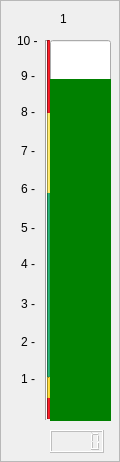
             <widget class="QFrame" name="frame_55">
              <property name="frameShape">
               <enum>QFrame::StyledPanel</enum>
              </property>
              <property name="frameShadow">
               <enum>QFrame::Raised</enum>
              </property>
              <widget class="QLCDNumber" name="lcdNumber_sea_water_pressure_bar">
               <property name="enabled">
                <bool>false</bool>
               </property>
               <property name="geometry">
                <rect>
                 <x>50</x>
                 <y>430</y>
                 <width>54</width>
                 <height>23</height>
                </rect>
               </property>
               <property name="sizePolicy">
                <sizepolicy hsizetype="Fixed" vsizetype="Minimum">
                 <horstretch>0</horstretch>
                 <verstretch>0</verstretch>
                </sizepolicy>
               </property>
               <property name="maximumSize">
                <size>
                 <width>54</width>
                 <height>16777215</height>
                </size>
               </property>
               <property name="layoutDirection">
                <enum>Qt::LeftToRight</enum>
               </property>
              </widget>
              <widget class="Line" name="line_109">
               <property name="geometry">
                <rect>
                 <x>47</x>
                 <y>191</y>
                 <width>3</width>
                 <height>186</height>
                </rect>
               </property>
               <property name="minimumSize">
                <size>
                 <width>0</width>
                 <height>0</height>
                </size>
               </property>
               <property name="maximumSize">
                <size>
                 <width>5</width>
                 <height>16777215</height>
                </size>
               </property>
               <property name="styleSheet">
                <string notr="true">background-color: rgb(38, 162, 105);</string>
               </property>
               <property name="orientation">
                <enum>Qt::Vertical</enum>
               </property>
              </widget>
              <widget class="QProgressBar" name="sea_water_pressure_bar">
               <property name="geometry">
                <rect>
                 <x>50</x>
                 <y>40</y>
                 <width>61</width>
                 <height>381</height>
                </rect>
               </property>
               <property name="styleSheet">
                <string notr="true">QProgressBar::chunk {
    background-color: green;
}</string>
               </property>
               <property name="maximum">
                <number>10</number>
               </property>
               <property name="value">
                <number>9</number>
               </property>
               <property name="textVisible">
                <bool>false</bool>
               </property>
               <property name="orientation">
                <enum>Qt::Vertical</enum>
               </property>
              </widget>
              <widget class="Line" name="line_110">
               <property name="geometry">
                <rect>
                 <x>45</x>
                 <y>40</y>
                 <width>2</width>
                 <height>380</height>
                </rect>
               </property>
               <property name="orientation">
                <enum>Qt::Vertical</enum>
               </property>
              </widget>
              <widget class="QLabel" name="label_383">
               <property name="geometry">
                <rect>
                 <x>21</x>
                 <y>371</y>
                 <width>24</width>
                 <height>16</height>
                </rect>
               </property>
               <property name="text">
                <string>1 -</string>
               </property>
              </widget>
              <widget class="Line" name="line_111">
               <property name="geometry">
                <rect>
                 <x>47</x>
                 <y>111</y>
                 <width>3</width>
                 <height>82</height>
                </rect>
               </property>
               <property name="minimumSize">
                <size>
                 <width>0</width>
                 <height>0</height>
                </size>
               </property>
               <property name="maximumSize">
                <size>
                 <width>5</width>
                 <height>16777215</height>
                </size>
               </property>
               <property name="styleSheet">
                <string notr="true">background-color: rgb(248, 228, 92);</string>
               </property>
               <property name="orientation">
                <enum>Qt::Vertical</enum>
               </property>
              </widget>
              <widget class="Line" name="line_112">
               <property name="geometry">
                <rect>
                 <x>47</x>
                 <y>40</y>
                 <width>3</width>
                 <height>73</height>
                </rect>
               </property>
               <property name="minimumSize">
                <size>
                 <width>0</width>
                 <height>0</height>
                </size>
               </property>
               <property name="maximumSize">
                <size>
                 <width>5</width>
                 <height>16777215</height>
                </size>
               </property>
               <property name="styleSheet">
                <string notr="true">background-color: rgb(224, 27, 36);</string>
               </property>
               <property name="orientation">
                <enum>Qt::Vertical</enum>
               </property>
              </widget>
              <widget class="QLabel" name="label_384">
               <property name="geometry">
                <rect>
                 <x>60</x>
                 <y>10</y>
                 <width>17</width>
                 <height>17</height>
                </rect>
               </property>
               <property name="text">
                <string>1</string>
               </property>
              </widget>
              <widget class="QLabel" name="label_385">
               <property name="geometry">
                <rect>
                 <x>21</x>
                 <y>334</y>
                 <width>24</width>
                 <height>16</height>
                </rect>
               </property>
               <property name="text">
                <string>2 -</string>
               </property>
              </widget>
              <widget class="QLabel" name="label_386">
               <property name="geometry">
                <rect>
                 <x>21</x>
                 <y>296</y>
                 <width>24</width>
                 <height>16</height>
                </rect>
               </property>
               <property name="text">
                <string>3 -</string>
               </property>
              </widget>
              <widget class="QLabel" name="label_387">
               <property name="geometry">
                <rect>
                 <x>21</x>
                 <y>256</y>
                 <width>24</width>
                 <height>16</height>
                </rect>
               </property>
               <property name="text">
                <string>4 -</string>
               </property>
              </widget>
              <widget class="QLabel" name="label_388">
               <property name="geometry">
                <rect>
                 <x>21</x>
                 <y>220</y>
                 <width>24</width>
                 <height>16</height>
                </rect>
               </property>
               <property name="text">
                <string>5 -</string>
               </property>
              </widget>
              <widget class="QLabel" name="label_389">
               <property name="geometry">
                <rect>
                 <x>21</x>
                 <y>181</y>
                 <width>24</width>
                 <height>16</height>
                </rect>
               </property>
               <property name="text">
                <string>6 -</string>
               </property>
              </widget>
              <widget class="QLabel" name="label_390">
               <property name="geometry">
                <rect>
                 <x>21</x>
                 <y>143</y>
                 <width>24</width>
                 <height>16</height>
                </rect>
               </property>
               <property name="text">
                <string>7 -</string>
               </property>
              </widget>
              <widget class="QLabel" name="label_391">
               <property name="geometry">
                <rect>
                 <x>21</x>
                 <y>104</y>
                 <width>24</width>
                 <height>16</height>
                </rect>
               </property>
               <property name="text">
                <string>8 -</string>
               </property>
              </widget>
              <widget class="QLabel" name="label_392">
               <property name="geometry">
                <rect>
                 <x>21</x>
                 <y>68</y>
                 <width>24</width>
                 <height>16</height>
                </rect>
               </property>
               <property name="text">
                <string>9 -</string>
               </property>
              </widget>
              <widget class="QLabel" name="label_393">
               <property name="geometry">
                <rect>
                 <x>17</x>
                 <y>31</y>
                 <width>21</width>
                 <height>20</height>
                </rect>
               </property>
               <property name="text">
                <string>10 -</string>
               </property>
              </widget>
              <widget class="Line" name="line_113">
               <property name="geometry">
                <rect>
                 <x>47</x>
                 <y>396</y>
                 <width>3</width>
                 <height>23</height>
                </rect>
               </property>
               <property name="minimumSize">
                <size>
                 <width>0</width>
                 <height>0</height>
                </size>
               </property>
               <property name="maximumSize">
                <size>
                 <width>5</width>
                 <height>16777215</height>
                </size>
               </property>
               <property name="styleSheet">
                <string notr="true">background-color: rgb(224, 27, 36);</string>
               </property>
               <property name="orientation">
                <enum>Qt::Vertical</enum>
               </property>
              </widget>
              <widget class="Line" name="line_114">
               <property name="geometry">
                <rect>
                 <x>47</x>
                 <y>377</y>
                 <width>3</width>
                 <height>21</height>
                </rect>
               </property>
               <property name="minimumSize">
                <size>
                 <width>0</width>
                 <height>0</height>
                </size>
               </property>
               <property name="maximumSize">
                <size>
                 <width>5</width>
                 <height>16777215</height>
                </size>
               </property>
               <property name="styleSheet">
                <string notr="true">background-color: rgb(246, 211, 45);</string>
               </property>
               <property name="orientation">
                <enum>Qt::Vertical</enum>
               </property>
              </widget>
             </widget>
